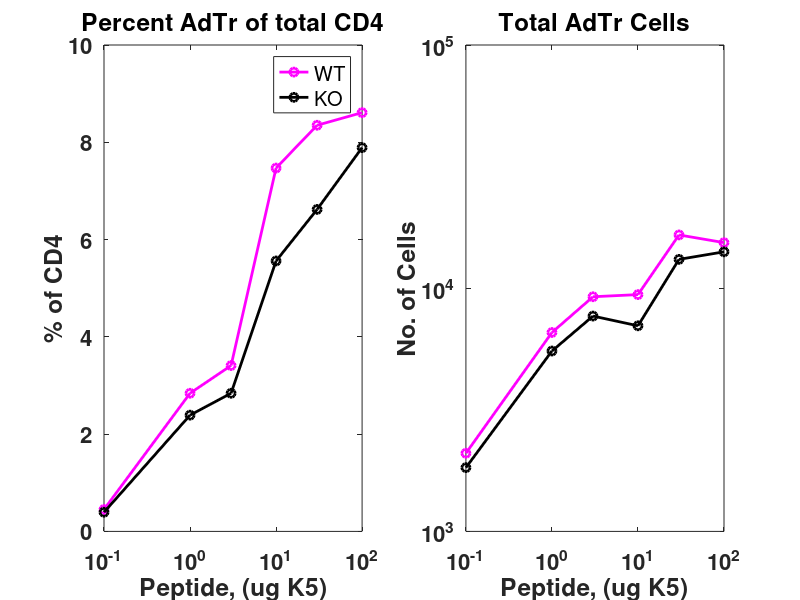
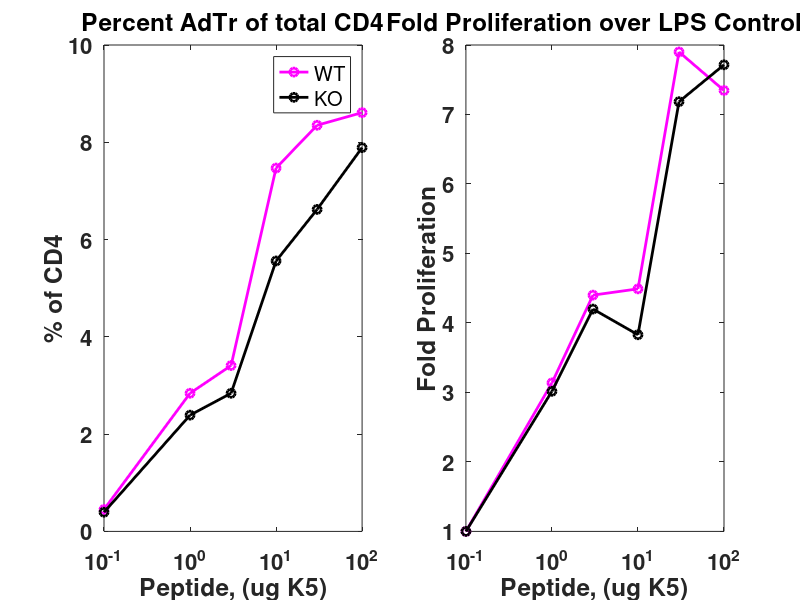
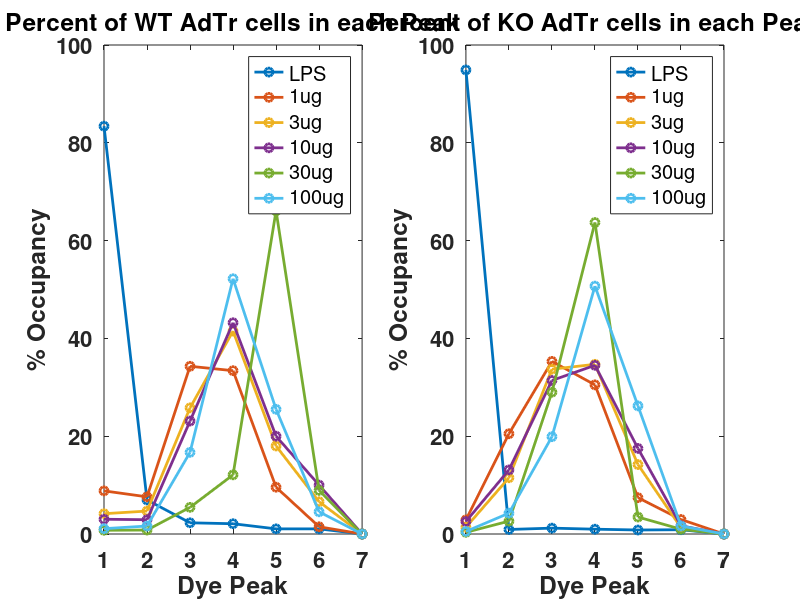
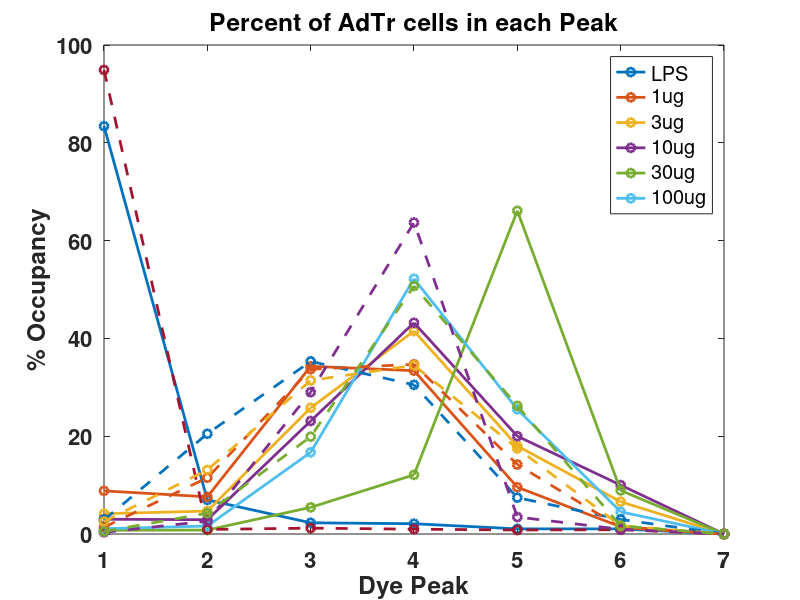

Write the MATLAB code that produced these figures, in order.
%AdTR frequency & count

WT_count=[2096 6575 9223 9412 16559 15396];
WT_frequency=[0.451 2.84 3.41 7.47 8.35 8.61];

WT_count_2=WT_count./min(WT_count);

KO_count=[1829 5517 7681 7005 13140 14111];
KO_frequency=[0.394 2.39 2.84 5.56 6.62 7.89];

KO_count_2=KO_count./min(KO_count);

Peptide=[0.1 1 3 10 30 100];

figure()
subplot(1,2,1)
hold on
plot(Peptide, WT_frequency, '-mo', 'linewidth', 2)
plot(Peptide, KO_frequency, '-ko', 'linewidth', 2)
set(gcf, 'color', 'w')
set(gca, 'Fontsize', 16, 'Fontweight', 'bold', 'xscale', 'log')
ylabel('% of CD4')
xlabel('Peptide, (ug K5)')
title('Percent AdTr of total CD4')
legend('WT', 'KO')
box on
subplot(1,2,2)
hold on
plot(Peptide, WT_count, '-mo', 'linewidth', 2)
plot(Peptide, KO_count, '-ko', 'linewidth', 2)
set(gcf, 'color', 'w')
set(gca, 'Fontsize', 16, 'Fontweight', 'bold', 'xscale', 'log', 'yscale' ,'log')
ylabel('No. of Cells')
xlabel('Peptide, (ug K5)')
title('Total AdTr Cells')
box on


figure()
subplot(1,2,1)
hold on
plot(Peptide, WT_frequency, '-mo', 'linewidth', 2)
plot(Peptide, KO_frequency, '-ko', 'linewidth', 2)
set(gcf, 'color', 'w')
set(gca, 'Fontsize', 16, 'Fontweight', 'bold', 'xscale', 'log')
ylabel('% of CD4')
xlabel('Peptide, (ug K5)')
title('Percent AdTr of total CD4')
legend('WT', 'KO')
box on
subplot(1,2,2)
hold on
plot(Peptide, WT_count_2, '-mo', 'linewidth' ,2)
plot(Peptide, KO_count_2, '-ko', 'linewidth', 2)
set(gcf, 'color', 'w')
set(gca, 'Fontsize', 16, 'Fontweight', 'bold', 'xscale', 'log')
ylabel('Fold Proliferation')
xlabel('Peptide, (ug K5)')
title('Fold Proliferation over LPS Control')
box on

%%

%AdTr percent occupancy in each dye peak

WT=[83.4	6.97	2.29	2.1	1.05	1.05 0 
8.82	7.6	34.3	33.4	9.57	1.48 0
4.15	4.69	25.8	41.5	18	6.6 0
3.02	2.92	23.1	43.2	20	10 0
0.761	0.809	5.45	12.1	66.1	8.91 0 
1.09	1.63	16.7	52.2	25.5	4.54 0];

WT=reshape(WT,6, 7);

KO=[94.9	0.929	1.2	0.984	0.82	0.875 0
2.88	20.5	35.3	30.5	7.43	2.97 0
1.38	11.5	33.7	34.7	14.2	1.3 0
2.56	13.1	31.4	34.5	17.5	1.68 0
0.342	2.63	29	63.7	3.47	0.974 0
0.524	4.26	19.9	50.7	26.2	1.64 0];

KO=reshape(KO, 6,7);

Peak=[1 2 3 4 5 6 7];

figure()
subplot(1,2,1)
plot(Peak, WT, '-o', 'linewidth', 2)
set(gcf, 'color', 'w')
set(gca, 'Fontsize', 16, 'Fontweight', 'bold')
ylabel('% Occupancy')
xlabel('Dye Peak')
title('Percent of WT AdTr cells in each Peak')
legend('LPS', '1ug', '3ug', '10ug', '30ug', '100ug')
box on
subplot(1,2,2)
plot(Peak, KO, '-o', 'linewidth', 2)
set(gcf, 'color', 'w')
set(gca, 'Fontsize', 16, 'Fontweight', 'bold')
ylabel('% Occupancy')
xlabel('Dye Peak')
title('Percent of KO AdTr cells in each Peak')
legend('LPS', '1ug', '3ug', '10ug', '30ug', '100ug')
box on

figure()
hold on
plot(Peak, WT, '-o', 'linewidth', 2)
plot(Peak, KO, '--o', 'linewidth', 2)
set(gcf, 'color', 'w')
set(gca, 'Fontsize', 16, 'Fontweight', 'bold')
ylabel('% Occupancy')
xlabel('Dye Peak')
title('Percent of AdTr cells in each Peak')
legend('LPS', '1ug', '3ug', '10ug', '30ug', '100ug')
box on

%%

LPS_WT=[83.4	6.97	2.29	2.1	1.05	1.05];
LPS_KO=[94.9	0.929	1.2	0.984	0.82	0.875];
One_WT=[8.82	7.6	34.3	33.4	9.57	1.48];
One_KO=[2.88	20.5	35.3	30.5	7.43	2.97];
Three_WT=[4.15	4.69	25.8	41.5	18	6.6];
Three_KO=[1.38	11.5	33.7	34.7	14.2	1.3];
Ten_WT=[3.02	2.92	23.1	43.2	20	10];
Ten_KO=[2.56	13.1	31.4	34.5	17.5	1.68];
Thirty_WT=[0.761	0.809	5.45	12.1	66.1	8.91];
Thirty_KO=[0.342	2.63	29	63.7	3.47	0.974];
Hundred_WT=[1.09	1.63	16.7	52.2	25.5	4.54];
Hundred_KO=[0.524	4.26	19.9	50.7	26.2	1.64];

peak=[1 2 3 4 5 6];

figure()
subplot(3,2,1)
hold on
plot(peak, LPS_WT, '-mo', 'linewidth', 2)
plot(peak, LPS_KO, '-ko', 'linewidth', 2)
set(gca, 'Fontsize', 16, 'Fontweight', 'bold')
set(gcf, 'color', 'w')
xlabel('Dye Peak')
ylabel('Percent Occupancy')
box on
title('LPS')
legend('WT', 'KO')
subplot(3,2,2)
hold on
plot(peak, One_WT, '-mo', 'linewidth', 2)
plot(peak, One_KO, '-ko', 'linewidth', 2)
set(gca, 'Fontsize', 16, 'Fontweight', 'bold')
xlabel('Dye Peak')
ylabel('Percent Occupancy')
box on
title('1ug')
subplot(3,2,3)
hold on
plot(peak, Three_WT, '-mo', 'linewidth', 2)
plot(peak, Three_KO, '-ko', 'linewidth', 2)
set(gca, 'Fontsize', 16, 'Fontweight', 'bold')
xlabel('Dye Peak')
ylabel('Percent Occupancy')
box on
title('3ug')
subplot(3,2,4)
hold on
plot(peak, Ten_WT, '-mo', 'linewidth', 2)
plot(peak, Ten_KO, '-ko', 'linewidth', 2)
set(gca, 'Fontsize', 16, 'Fontweight', 'bold')
xlabel('Dye Peak')
ylabel('Percent Occupancy')
box on
title('10ug')
subplot(3,2,5)
hold on
plot(peak, Thirty_WT, '-mo', 'linewidth', 2)
plot(peak, Thirty_KO, '-ko', 'linewidth', 2)
set(gca, 'Fontsize', 16, 'Fontweight', 'bold')
xlabel('Dye Peak')
ylabel('Percent Occupancy')
box on
title('30ug')
subplot(3,2,6)
hold on
plot(peak, Hundred_WT, '-mo', 'linewidth', 2)
plot(peak, Hundred_KO, '-ko', 'linewidth', 2)
set(gca, 'Fontsize', 16, 'Fontweight', 'bold')
xlabel('Dye Peak')
ylabel('Percent Occupancy')
box on
title('100ug')

%%

%Total CD25 in the system

WT=[7.71e5 1.77e6 2.44e6 2.72e6 1.03e7 3.24e6];
KO=[3.58e5 1.41e6 2.14e6 2.03e6 1.85e7 2.96e6];
Reg=[1.62e8 4.77e7 1.0e8 3.89e7 1.61e8 7.51e7];

WT_ratio=WT./Reg;
KO_ratio=KO./Reg;

Peptide=[0.1 1 3 10 30 100];
%%

figure()
subplot(1,3,1)
hold on
plot(Peptide, WT, '-mo', 'linewidth', 2)
plot(Peptide, KO, '-ko', 'linewidth', 2)
set(gcf, 'color', 'w')
set(gca, 'Fontsize', 16, 'Fontweight', 'bold', 'xscale', 'log', 'yscale', 'log')
ylabel('Integral CD25*Cell No.')
xlabel('Peptide, (ug K5)')
title('CD25 Teffs')
legend('WT', 'KO')
box on
subplot(1,3,2)
plot(Peptide, Reg, '-o', 'linewidth', 2)
set(gcf, 'color', 'w')
set(gca, 'Fontsize', 16, 'Fontweight', 'bold', 'xscale', 'log', 'yscale', 'log')
ylabel('Integral CD25*Cell No.')
xlabel('Peptide, (ug K5)')
title('CD25 Tregs')
box on
subplot(1,3,3)
hold on
plot(Peptide, WT_ratio, '-mo', 'linewidth', 2)
plot(Peptide, KO_ratio, '-ko', 'linewidth', 2)
set(gcf, 'color', 'w')
set(gca, 'Fontsize', 16, 'Fontweight', 'bold', 'xscale', 'log')
ylabel('Integral CD25*Cell No. for Eff/Reg')
xlabel('Peptide, (ug K5)')
title('Ratio CD25 Effectors:Tregs')
box on
